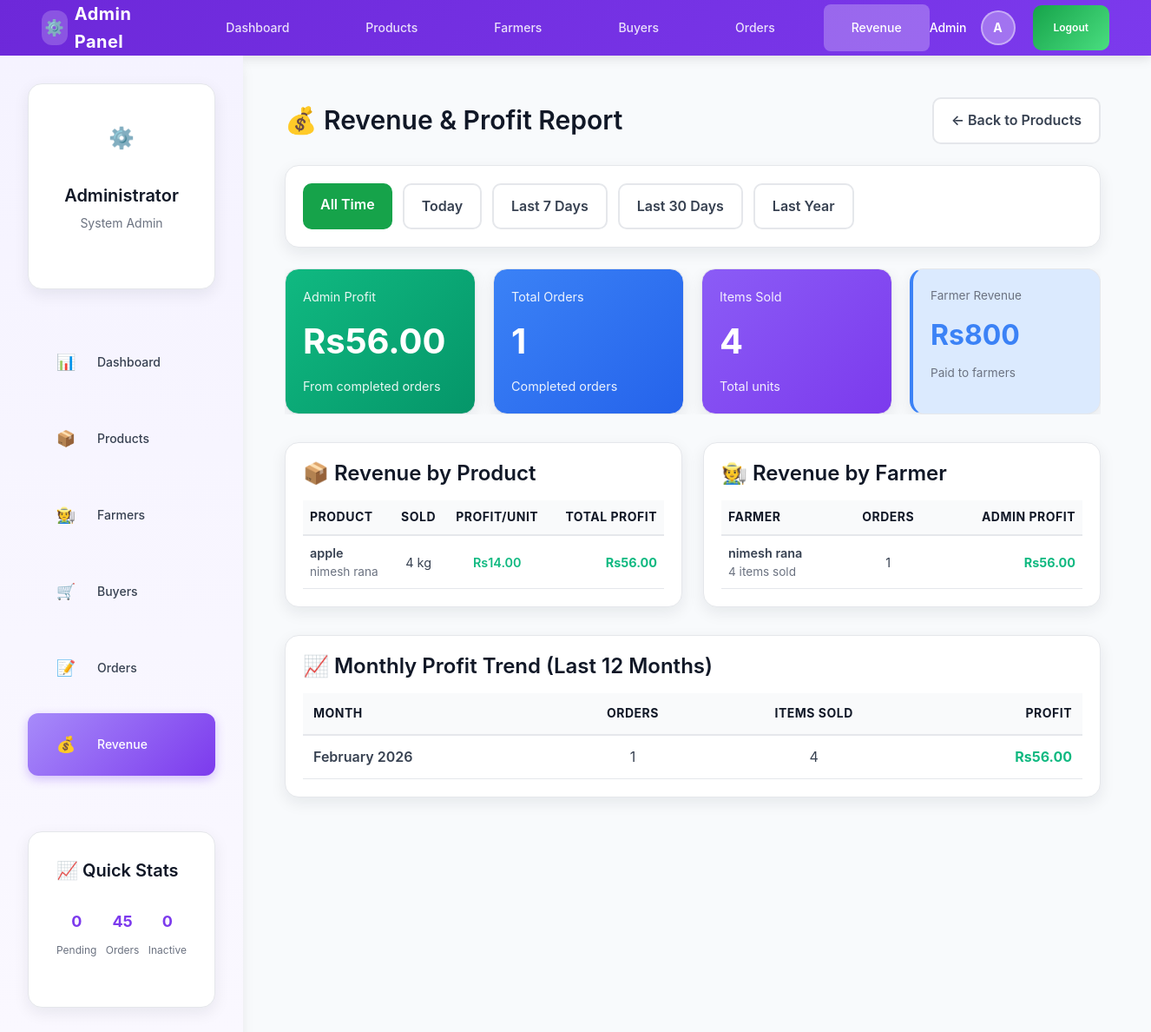
/LocalFarmerMarket2/admin/revenue.php (signed in), run on an earlier commit of the app's database.
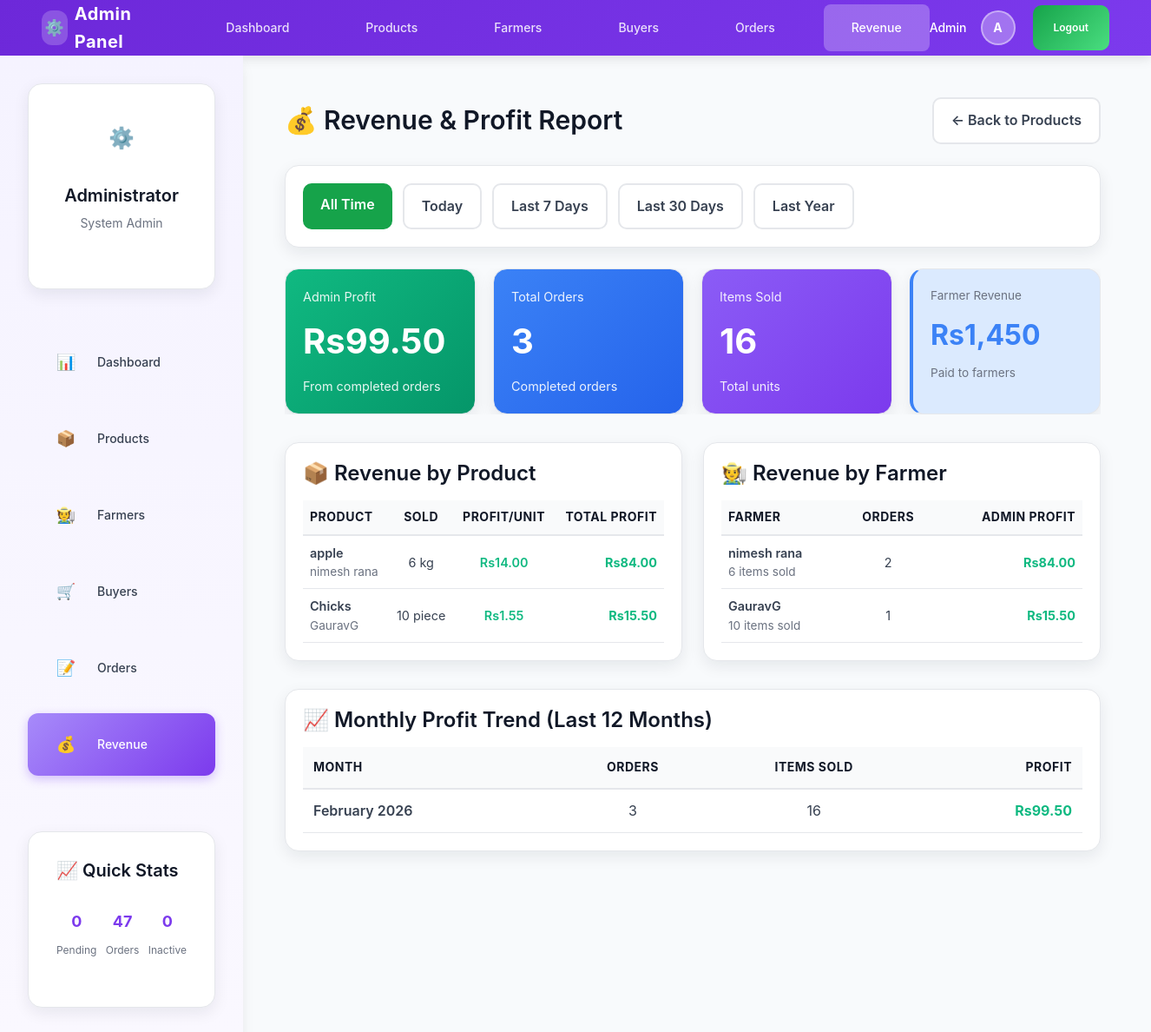
And on a later commit of the database.
### tables this page shows
CREATE TABLE `products` (
  `product_id` int(11) NOT NULL,
  `farmer_id` int(11) NOT NULL,
  `product_name` varchar(150) NOT NULL,
  `description` text DEFAULT NULL,
  `price` decimal(10,2) NOT NULL,
  `quantity` int(11) NOT NULL,
  `total_stock` int(11) DEFAULT 0,
  `sold_quantity` int(11) NOT NULL DEFAULT 0,
  `category` varchar(100) NOT NULL,
  `category_id` int(11) DEFAULT NULL,
  `image` varchar(255) DEFAULT NULL,
  `unit` varchar(50) DEFAULT 'kg',
  `created_at` timestamp NOT NULL DEFAULT current_timestamp(),
  `updated_at` timestamp NOT NULL DEFAULT current_timestamp() ON UPDATE current_timestamp(),
  `status` enum('pending','approved','rejected') DEFAULT 'pending',
  `admin_notes` text DEFAULT NULL,
  `admin_id` int(11) DEFAULT NULL,
  `is_active` tinyint(1) DEFAULT 1,
  `deleted_at` timestamp NULL DEFAULT NULL,
  `approval_status` enum('pending','approved','rejected') DEFAULT 'pending',
  `admin_price` decimal(10,2) DEFAULT NULL,
  `commission_rate` decimal(5,2) DEFAULT 5.00 COMMENT 'Commission percentage (5-10%)',
  `approved_by` int(11) DEFAULT NULL,
  `approved_at` datetime DEFAULT NULL,
  `rejection_reason` text DEFAULT NULL
);

CREATE TABLE `farmer` (
  `farmer_id` int(11) NOT NULL,
  `name` varchar(100) NOT NULL,
  `contact` varchar(15) NOT NULL,
  `address` varchar(255) NOT NULL,
  `farm_type` varchar(100) DEFAULT NULL,
  `password` varchar(255) NOT NULL,
  `created_at` timestamp NOT NULL DEFAULT current_timestamp(),
  `is_active` tinyint(1) DEFAULT 1
);

### LocalFarmerMarket2/admin/revenue.php (the view, shortened to what the changed rows need)
<?php
require_once '../db.php';
$date_sql = "";
$overall_stats_query = "SELECT
    COUNT(DISTINCT ar.order_id) as total_orders,
    SUM(ar.quantity) as total_items_sold,
    SUM(ar.farmer_price * ar.quantity) as total_farmer_revenue,
    SUM(ar.admin_price * ar.quantity) as total_buyer_revenue,
    SUM(ar.profit_amount) as total_admin_profit
    FROM admin_revenue ar
    WHERE 1=1 $date_sql";
$overall_stats = $conn->query($overall_stats_query)->fetch_assoc();
$product_revenue_query = "SELECT
    p.product_id,
    p.product_name,
    p.category,
    p.unit,
    f.name as farmer_name,
    SUM(ar.quantity) as total_sold,
    AVG(ar.farmer_price) as farmer_price,
    AVG(ar.admin_price) as admin_price,
    AVG(ar.admin_price - ar.farmer_price) as profit_per_unit,
    SUM(ar.profit_amount) as total_profit
    FROM admin_revenue ar
    JOIN products p ON ar.product_id = p.product_id
    JOIN farmer f ON p.farmer_id = f.farmer_id
    WHERE 1=1 $date_sql
    GROUP BY p.product_id, p.product_name, p.category, p.unit, f.name
    ORDER BY total_profit DESC";
$product_revenues = $conn->query($product_revenue_query)->fetch_all(MYSQLI_ASSOC);
$farmer_revenue_query = "SELECT
    f.farmer_id,
    f.name as farmer_name,
    COUNT(DISTINCT ar.order_id) as orders_count,
    SUM(ar.quantity) as items_sold,
    SUM(ar.farmer_price * ar.quantity) as farmer_revenue,
    SUM(ar.profit_amount) as admin_profit
    FROM admin_revenue ar
    JOIN products p ON ar.product_id = p.product_id
    JOIN farmer f ON p.farmer_id = f.farmer_id
    WHERE 1=1 $date_sql
    GROUP BY f.farmer_id, f.name
    ORDER BY admin_profit DESC";
$farmer_revenues = $conn->query($farmer_revenue_query)->fetch_all(MYSQLI_ASSOC);
$monthly_trend_query = "SELECT
    DATE_FORMAT(created_at, '%Y-%m') as month,
    COUNT(DISTINCT order_id) as orders,
    SUM(quantity) as items_sold,
    SUM(profit_amount) as profit
    FROM admin_revenue
    WHERE created_at >= DATE_SUB(NOW(), INTERVAL 12 MONTH)
    GROUP BY DATE_FORMAT(created_at, '%Y-%m')
    ORDER BY month DESC
    LIMIT 12";
$monthly_trends = $conn->query($monthly_trend_query)->fetch_all(MYSQLI_ASSOC);
include 'includes/header.php';
?>
<div class="main-wrapper">
  <?php include 'includes/sidebar.php'; ?>
  <div class="main-content">
  <div style="max-width:1400px;margin:0 auto">
    <div style="display:flex;justify-content:space-between;align-items:center;margin-bottom:24px">
      <h2 style="margin:0">💰 Revenue & Profit Report</h2>
    </div>
    <div style="display:flex;gap:20px;margin-bottom:32px;flex-wrap:nowrap;overflow-x:auto;align-items:stretch">
      <div class="card" style="background:linear-gradient(135deg, #10b981 0%, #059669 100%);color:white;min-width:220px;flex:1 0 220px">
        <div class="small" style="opacity:0.9">Admin Profit</div>
        <div style="font-size:2.5rem;font-weight:700;margin:8px 0">
          Rs<?php echo number_format($overall_stats['total_admin_profit'] ?? 0, 2); ?>
        </div>
        <div class="small" style="opacity:0.9">From completed orders</div>
      </div>
      <div class="card" style="background:linear-gradient(135deg, #3b82f6 0%, #2563eb 100%);color:white;min-width:220px;flex:1 0 220px">
        <div class="small" style="opacity:0.9">Total Orders</div>
        <div style="font-size:2.5rem;font-weight:700;margin:8px 0">
          <?php echo $overall_stats['total_orders'] ?? 0; ?>
        </div>
        <div class="small" style="opacity:0.9">Completed orders</div>
      </div>
      <div class="card" style="background:linear-gradient(135deg, #8b5cf6 0%, #7c3aed 100%);color:white;min-width:220px;flex:1 0 220px">
        <div class="small" style="opacity:0.9">Items Sold</div>
        <div style="font-size:2.5rem;font-weight:700;margin:8px 0">
          <?php echo $overall_stats['total_items_sold'] ?? 0; ?>
        </div>
        <div class="small" style="opacity:0.9">Total units</div>
      </div>
      <div class="card" style="background:#dbeafe;border-left:4px solid #3b82f6;min-width:220px;flex:1 0 220px">
        <div class="small-muted">Farmer Revenue</div>
        <div style="font-size:2rem;font-weight:700;color:#3b82f6;margin:8px 0">
          Rs<?php echo number_format($overall_stats['total_farmer_revenue'] ?? 0, 0); ?>
        </div>
        <div class="small-muted">Paid to farmers</div>
      </div>
    </div>
    <div style="display:grid;grid-template-columns:1fr 1fr;gap:24px;margin-bottom:32px">
      <div class="card">
        <?php if (!empty($product_revenues)): ?>
          <div style="overflow-x:auto">
            <table style="width:100%;font-size:0.9rem">
              <thead>
                <tr style="background:#f9fafb;border-bottom:2px solid #e5e7eb">
                  <th style="padding:8px;text-align:left">Product</th>
                  <th style="padding:8px;text-align:center">Sold</th>
                  <th style="padding:8px;text-align:center">Profit/Unit</th>
                  <th style="padding:8px;text-align:right">Total Profit</th>
                </tr>
              </thead>
              <tbody>
                <?php foreach (array_slice($product_revenues, 0, 10) as $prod): ?>
                  <tr style="border-bottom:1px solid #e5e7eb">
                    <td style="padding:8px">
                      <div style="font-weight:600"><?php echo htmlspecialchars($prod['product_name']); ?></div>
                      <div class="small-muted"><?php echo htmlspecialchars($prod['farmer_name']); ?></div>
                    </td>
                    <td style="padding:8px;text-align:center">
                      <?php echo $prod['total_sold']; ?> <?php echo htmlspecialchars($prod['unit']); ?>
                    </td>
                    <td style="padding:8px;text-align:center">
                      <span style="color:#10b981;font-weight:600">
                        Rs<?php echo number_format($prod['profit_per_unit'], 2); ?>
                      </span>
                    </td>
                    <td style="padding:8px;text-align:right;font-weight:700;color:#10b981">
                      Rs<?php echo number_format($prod['total_profit'], 2); ?>
                    </td>
                  </tr>
                <?php endforeach; ?>
              </tbody>
            </table>
          </div>
        <?php else: ?>
          <p class="small-muted">No sales data available</p>
        <?php endif; ?>
      </div>
      <div class="card">
        <?php if (!empty($farmer_revenues)): ?>
          <div style="overflow-x:auto">
            <table style="width:100%;font-size:0.9rem">
              <thead>
                <tr style="background:#f9fafb;border-bottom:2px solid #e5e7eb">
                  <th style="padding:8px;text-align:left">Farmer</th>
                  <th style="padding:8px;text-align:center">Orders</th>
                  <th style="padding:8px;text-align:right">Admin Profit</th>
                </tr>
              </thead>
              <tbody>
                <?php foreach ($farmer_revenues as $farmer): ?>
                  <tr style="border-bottom:1px solid #e5e7eb">
                    <td style="padding:8px">
                      <div style="font-weight:600"><?php echo htmlspecialchars($farmer['farmer_name']); ?></div>
                      <div class="small-muted"><?php echo $farmer['items_sold']; ?> items sold</div>
                    </td>
                    <td style="padding:8px;text-align:center">
                      <?php echo $farmer['orders_count']; ?>
                    </td>
                    <td style="padding:8px;text-align:right;font-weight:700;color:#10b981">
                      Rs<?php echo number_format($farmer['admin_profit'], 2); ?>
                    </td>
                  </tr>
                <?php endforeach; ?>
              </tbody>
            </table>
          </div>
        <?php else: ?>
          <p class="small-muted">No farmer data available</p>
        <?php endif; ?>
      </div>
    </div>
    <?php if (!empty($monthly_trends)): ?>
      <div class="card">
        <div style="overflow-x:auto">
          <table style="width:100%">
            <thead>
              <tr style="background:#f9fafb;border-bottom:2px solid #e5e7eb">
                <th style="padding:12px;text-align:left">Month</th>
                <th style="padding:12px;text-align:center">Orders</th>
                <th style="padding:12px;text-align:center">Items Sold</th>
                <th style="padding:12px;text-align:right">Profit</th>
              </tr>
            </thead>
            <tbody>
              <?php foreach ($monthly_trends as $trend): ?>
                <tr style="border-bottom:1px solid #e5e7eb">
                  <td style="padding:12px;font-weight:600">
                    <?php echo date('F Y', strtotime($trend['month'] . '-01')); ?>
                  </td>
                  <td style="padding:12px;text-align:center">
                    <?php echo $trend['orders']; ?>
                  </td>
                  <td style="padding:12px;text-align:center">
                    <?php echo $trend['items_sold']; ?>
                  </td>
                  <td style="padding:12px;text-align:right;font-weight:700;color:#10b981">
                    Rs<?php echo number_format($trend['profit'], 2); ?>
                  </td>
                </tr>
              <?php endforeach; ?>
            </tbody>
          </table>
        </div>
      </div>
    <?php endif; ?>
  </div>
  </div>
</div>

### LocalFarmerMarket2/admin/includes/sidebar.php (shortened to what the changed rows need)
<?php
$total_orders = $conn->query("SELECT COUNT(*) as count FROM orders")->fetch_assoc()['count'] ?? 0;
?>
<aside class="sidebar admin-sidebar">
  <div class="card card-compact" style="margin-top: var(--space-3xl);">
    <div style="display: flex; justify-content: space-between; margin-bottom: var(--space-md);">
      <div style="text-align: center;">
        <p style="margin: 0; color: var(--admin); font-weight: 700; font-size: var(--text-lg);"><?php echo $total_orders; ?></p>
        <p style="margin: var(--space-xs) 0 0 0; font-size: var(--text-xs); color: var(--gray-500);">Orders</p>
      </div>
    </div>
  </div>
</aside>

What changed in the data, as far as the page shows it:
changed products "apple": total_sold "4" → "6"; total_profit "56.00" → "84.00"
added products: product_name "Chicks", farmer.name "GauravG", total_sold "10", unit "piece", profit_per_unit "1.55", total_profit "15.50"
computed for farmer "nimesh rana": items_sold "4" → "6"; orders_count "1" → "2"; admin_profit "56.00" → "84.00"
added farmer: name "GauravG", items_sold "10", orders_count "1", admin_profit "15.50"
Also different on the page:
$total_orders: "45" → "47"
$overall_stats['total_admin_profit']: "56.00" → "99.50"
$overall_stats['total_orders']: "1" → "3"
$overall_stats['total_items_sold']: "4" → "16"
$overall_stats['total_farmer_revenue']: "800" → "1,450"
new list line: "February 2026 3 16 Rs 99.50"
list line gone: "February 2026 1 4 Rs 56.00"
